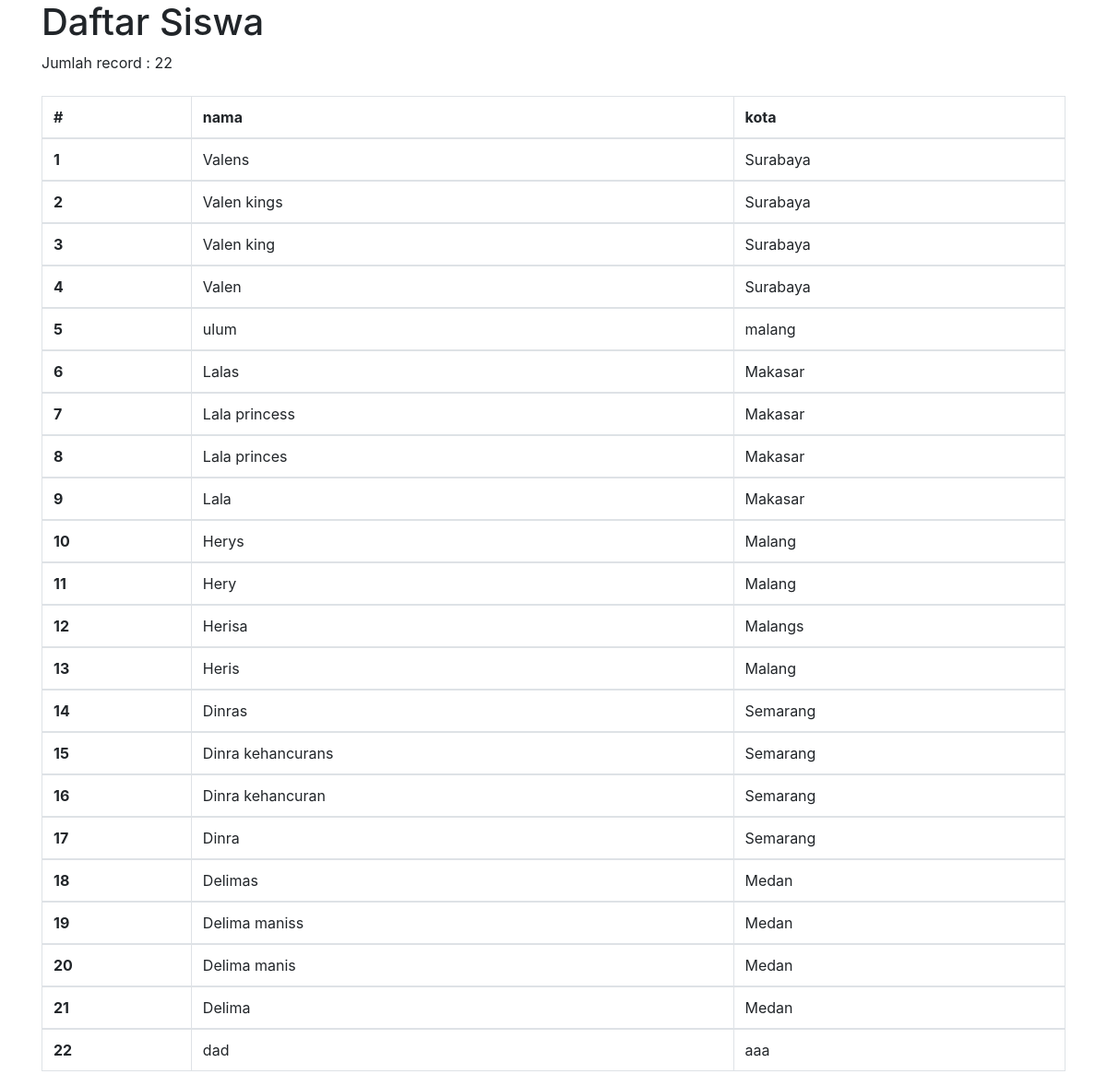
/index.php/siswa, run on the app's committed database.
### tables this page shows
CREATE TABLE `siswa` (
  `nim` int(11) NOT NULL,
  `nama` varchar(100) DEFAULT NULL,
  `kota` varchar(100) DEFAULT NULL
);

### application/controllers/Siswa.php (called while the page is built, shortened)
<?php
class Siswa extends CI_Controller
{
    function __construct()
    {
        $this->load->model('siswa_model');
    }
    public function index()
    {
        $data['siswa'] = $this->siswa_model->get_siswa();
        $this->load->view('siswa_view', $data);
    }
}

### index.php (called while the page is built, shortened)
<?php
require_once BASEPATH.'core/CodeIgniter.php';

### application/models/Siswa_model.php (called while the page is built, shortened)
<?php
class Siswa_model extends CI_Model
{
    function get_siswa()
    {
        $result = $this->db->query('select * from siswa order by nama DESC');
        return $result;
    }
}

### application/views/siswa_view.php (the view, shortened to what this page needs)
<html>
<head>
    <link href="<?php echo base_url('assets/css/bootstrap.min.css'); ?>" rel="stylesheet">
</head>
<body>
    <div class="container">
        <div class="row">
            <div class="col-lg-12">
                <h1>Daftar Siswa</h1>
                <?php echo "Jumlah record : " . $siswa->num_rows(); ?>
                <br><br>
                <table class="table table-bordered">
                    <thead>
                        <tr>
                            <th scope="col">#</th>
                            <th scope="col">nama</th>
                            <th scope="col">kota</th>
                        </tr>
                    </thead>
                    <?php
                    $count = 0;
                    foreach ($siswa->result() as $row) :
                        $count++;
                    ?>
                        <tbody>
                            <tr>
                                <th scope="row"><?php echo $count; ?></th>
                                <td><?php echo $row->nama; ?></td>
                                <td><?php echo $row->kota; ?></td>
                            </tr>
                        <?php endforeach; ?>
                        </tbody>
                </table>
            </div>
        </div>
    </div>
</body>
</html>

### data on the page
siswa: nama "Valens", kota "Surabaya"
siswa: nama "Valen kings", kota "Surabaya"
siswa: nama "Valen king", kota "Surabaya"
siswa: nama "Valen", kota "Surabaya"
siswa: nama "ulum", kota "malang"
siswa: nama "Lalas", kota "Makasar"
siswa: nama "Lala princess", kota "Makasar"
siswa: nama "Lala princes", kota "Makasar"
siswa: nama "Lala", kota "Makasar"
siswa: nama "Herys", kota "Malang"
siswa: nama "Hery", kota "Malang"
siswa: nama "Herisa", kota "Malangs"
siswa: nama "Heris", kota "Malang"
siswa: nama "Dinras", kota "Semarang"
siswa: nama "Dinra kehancurans", kota "Semarang"
siswa: nama "Dinra kehancuran", kota "Semarang"
siswa: nama "Dinra", kota "Semarang"
siswa: nama "Delimas", kota "Medan"
siswa: nama "Delima maniss", kota "Medan"
siswa: nama "Delima manis", kota "Medan"
siswa: nama "Delima", kota "Medan"
siswa: nama "dad", kota "aaa"

### other printed values
$siswa->num_rows() "22"
